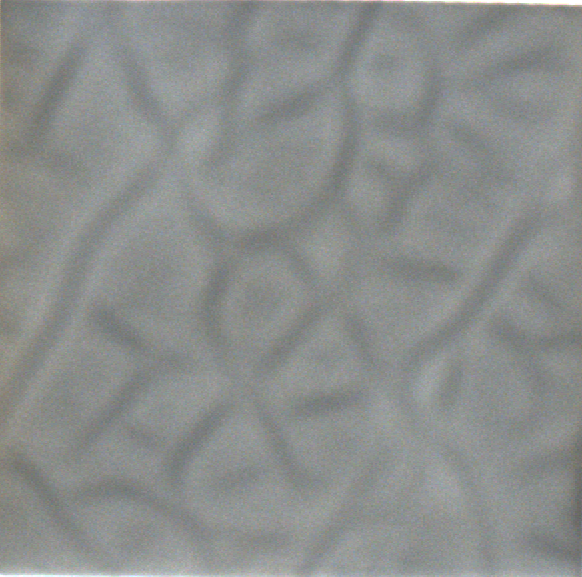
#> input picture runner/scripts/gamma/brightness_1.png, 582 x 577 px
$ python test_gamma.py --input brightness_1.png --output out.png
#> lines starting #> are read from the running program, lines starting #| are printed output that depends on the picture
import cv2
import numpy as np
import argparse

def darken_shadows(img: np.ndarray, gamma: float = 2.0) -> np.ndarray:
    """
    对图像进行 Gamma 校正，使暗部更暗。

    参数：
        img:      输入图像（BGR 格式，0–255）。
        gamma:    Gamma 值，默认为 2.0 (>1 会使暗部更暗)。

    返回：
        处理后的图像。
    """
    # 构建查找表：LUT[i] = 255 * (i/255) ** gamma
    table = np.array([((i / 255.0) ** gamma) * 255
                      for i in range(256)], dtype="uint8")
    # 应用查找表
    return cv2.LUT(img, table)

def main():
    parser = argparse.ArgumentParser(description="Darken shadows in an image via gamma correction.")
    parser.add_argument("-i", "--input",  required=True,
                        help="输入图像路径")
    parser.add_argument("-o", "--output", required=True,
                        help="输出图像路径")
    parser.add_argument("-g", "--gamma",  type=float, default=2.0,
                        help="Gamma 值 (>1 暗部更暗，<1 暗部更亮)，默认为 2.0")
    args = parser.parse_args()

    # 读取图像
    img = cv2.imread(args.input)
#> img is the input picture: shape (577, 582, 3); mean B, G, R 140.8, 142.4, 139.4
    if img is None:
        print(f"无法读取图像：{args.input}")
        return

    # 处理
    result = darken_shadows(img, gamma=args.gamma)
#> in darken_shadows, `return cv2.LUT(img, table)`:
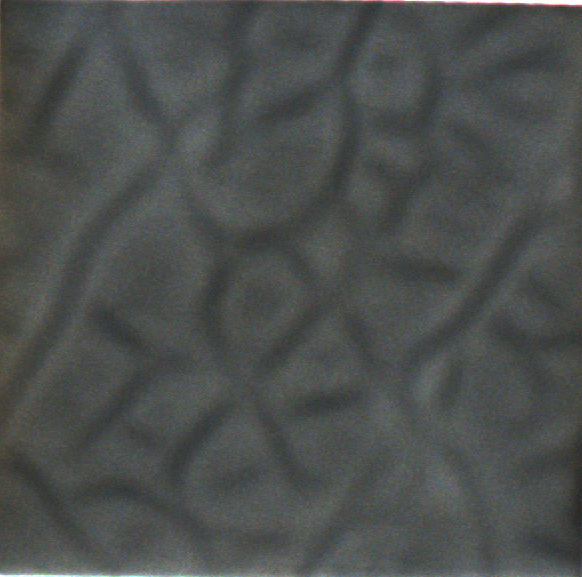
#> returned value: shape (577, 582, 3); mean of channels 0, 1, 2 77.8, 79.5, 76.2; drawn as B, G, R

    # 保存结果
    cv2.imwrite(args.output, result)
    print(f"已保存处理后的图像到：{args.output}")

if __name__ == "__main__":
    main()
